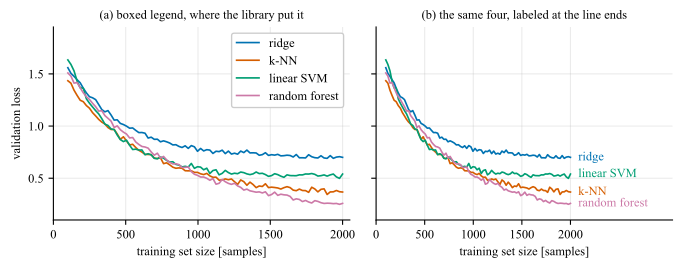

The script that saved this image:
# --- Match LaTeX document: Times New Roman, 10pt, textwidth=7in ---
# The two ways to name a series. Four curves drawn twice on identical axes: once
# with a boxed legend at the matplotlib default position, and once with the names
# set at the ends of the lines they belong to.
#
# Three costs of the box are measured below rather than asserted: the fraction of
# the panel it covers, whether it overlaps data, and how far its entry order is
# from the order the curves arrive in at the right edge, which is the order the
# reader sees. Each mismatch is one more re-sort the reader performs per lookup.
#
# The look-up itself is the serial operation of plot_lookup.py: a boxed legend
# turns naming a curve into a search, while a label at the line end is read in
# place. The end label also survives gray conversion and color vision deficiency
# (plot_cvd.py), because there the name identifies the curve and the color only
# decorates it.
import numpy as np
import matplotlib.pyplot as plt

plt.rcParams.update({
    'font.family': 'serif',
    'font.serif': ['Times New Roman'],
    'font.size': 10,
    'axes.titlesize': 9,
    'axes.labelsize': 9,
    'xtick.labelsize': 9,
    'ytick.labelsize': 9,
    'legend.fontsize': 9,          # the floor from the font section
    'mathtext.fontset': 'cm',
})

rng = np.random.default_rng(5)
N = 90
step = np.arange(1, N + 1)
# Learning curves against training set size, which is a curve all four of these
# models have. None of them is trained by epoch.
n_train = np.linspace(100, 2000, N)

# Four models, plotted in the order they were trained, which is not the order
# they finish in. The legend inherits the plotting order; the reader sees the
# finishing order.
names = ['ridge', 'k-NN', 'linear SVM', 'random forest']
start = np.array([1.62, 1.48, 1.71, 1.55])
# The four floors are spread far enough that the end labels of panel (b) clear
# one another. Where curves do converge at the right edge, an end label stops
# working and a box or a leader line is the honest answer; that is the one case
# the subsection reserves for the box.
floor = np.array([0.70, 0.34, 0.52, 0.16])
rate = np.array([0.055, 0.040, 0.065, 0.030])
curves = (floor[:, None] + (start[:, None] - floor[:, None])
          * np.exp(-rate[:, None] * step)
          + rng.normal(0, 0.014, (len(names), N)))

# Okabe-Ito, the palette of plot_cvd.py panel (c).
colors = ['#0072B2', '#D55E00', '#009E73', '#CC79A7']
YLIM = (0.10, 1.95)

fig, axes = plt.subplots(1, 2, figsize=(7.0, 2.8), sharey=True)

# --- (a) boxed legend, default placement, plotting order ---
ax = axes[0]
for c, name, col in zip(curves, names, colors):
    ax.plot(n_train, c, lw=1.2, color=col, label=name)
leg = ax.legend(loc='best', framealpha=1.0, handlelength=1.8, borderpad=0.4)
ax.set_xlim(0, 2050)
ax.set_title('(a) boxed legend, where the library put it')

# --- (b) the same four, named where they end ---
ax = axes[1]
for c, name, col in zip(curves, names, colors):
    ax.plot(n_train, c, lw=1.2, color=col)
    ax.text(2080, c[-1], name, color=col, va='center', ha='left', fontsize=9)
ax.set_xlim(0, 3050)            # right margin sized for the longest name at 9 pt
ax.set_title('(b) the same four, labeled at the line ends')

for ax in axes:
    ax.set_ylim(*YLIM)
    ax.set_xticks([0, 500, 1000, 1500, 2000])
    ax.set_xlabel('training set size [samples]')
    ax.grid(True, alpha=0.25)
    for side in ('top', 'right'):
        ax.spines[side].set_visible(False)
axes[0].set_ylabel('validation loss')

plt.tight_layout()

basename = 'plot_legend'
plt.savefig(f'{basename}.pdf', bbox_inches='tight')
plt.savefig(f'{basename}.svg', bbox_inches='tight')
plt.savefig(f'{basename}.jpeg', dpi=300, bbox_inches='tight')
print(f'Saved {basename}.pdf, {basename}.svg, {basename}.jpeg')

# --- what the box costs, in the units the caption quotes ---
fig.canvas.draw()
ax = axes[0]
box = leg.get_window_extent().transformed(ax.transData.inverted())
panel_w = ax.get_xlim()[1] - ax.get_xlim()[0]
panel_h = YLIM[1] - YLIM[0]
area = 100 * (box.width * box.height) / (panel_w * panel_h)

# Does the box sit on top of any curve?
inside = ((n_train >= box.x0) & (n_train <= box.x1))
covered = sum(bool(((c[inside] >= box.y0) & (c[inside] <= box.y1)).any())
              for c in curves)

# Legend order against the order the curves arrive in at the right edge.
legend_order = list(range(len(names)))
edge_order = list(np.argsort(-curves[:, -1]))       # topmost curve first
swaps = sum(1 for i, j in zip(legend_order, edge_order) if i != j)

print(f'\n(a) the legend box covers {area:.0f}% of the panel and lies over '
      f'{covered} of the {len(names)} curves')
print(f'    legend order      {[names[i] for i in legend_order]}')
print(f'    order at the edge {[names[i] for i in edge_order]}')
print(f'    {swaps} of {len(names)} entries are out of place, so the reader '
      f're-sorts on every lookup')
print(f'(b) 0% of the panel spent on a key, {len(names)} names read in place')
